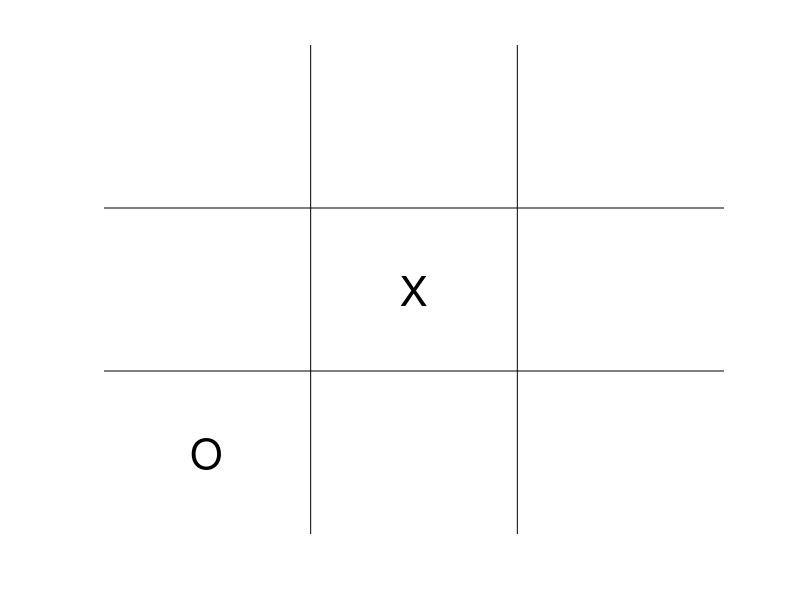

This chart was generated by the following MATLAB code:

%%%%%%%%%%%%%%%%%%%%%%%%%%%%%%%%%%%%%%%%%%%%%%%%%%%%%%%%%%%%%%%%%%%%%%%%%%
% Assignment 3: Tic Tac Toe Game
% Cassie Fileccia
% Due: September 30, 2019
%%%%%%%%%%%%%%%%%%%%%%%%%%%%%%%%%%%%%%%%%%%%%%%%%%%%%%%%%%%%%%%%%%%%%%%%%%

%This code allows a user to play a game of Tic Tac Toe against a computer

%%%%%%%%%%%%%%%%%%%%%%%%%%%%%%%%%%%%%%%%%%%%%%%%%%%%%%%%%%%%%%%%%%%%%%%%%%

%Reset Board
clc

%Welcome Message
%blah blah
%
%
%
%

figure('Name', 'Tic Tac Toe')
hold on
plot([.5 3.5],[1.5 1.5], 'k')
plot([.5 3.5],[2.5 2.5], 'k')
plot([1.5 1.5],[.5 3.5], 'k')
plot([2.5 2.5],[.5 3.5], 'k')
axis off
hold off

moves = [1:9]
usedMoves = []

%Player's 1st move
playerMove1 = input('Enter your move [1-9] :');

if ismember(playerMove1, moves)
else
    playerMove1 = input('Please pick an integer 1 through 9. Try again :')
end

if ismember(playerMove1, moves)
else
    disp('You''ve input an invalid number too many times. Game Over')
    return
end

if playerMove1 == 1
         x = 1
         y = 3
    elseif playerMove1 == 2
         x = 2
         y = 3
    elseif playerMove1 == 3
        x = 3
        y = 3
    elseif playerMove1 == 4
        x = 1
        y = 2
    elseif playerMove1 == 5
        x = 2
        y = 2
    elseif playerMove1 == 6
        x = 3
        y = 2
    elseif playerMove1 == 7
        x = 1
        y = 1
    elseif playerMove1 == 8
        x = 2
        y = 1
    elseif playerMove1 == 9
        x = 3
        y = 1
    end


text(x,y,'X','horizontalalignment','center','fontsize',30)

usedMoves = [usedMoves, playerMove1]
possMoves = setdiff(moves,usedMoves)

%Compuer's 1st move
cpuMove1 = randsample(possMoves, 1);

if cpuMove1 == 1
    x = 1
    y = 3
elseif cpuMove1 == 2
    x = 2
    y = 3
elseif cpuMove1 == 3
    x = 3
    y = 3
elseif cpuMove1 == 4
    x = 1
    y = 2
elseif cpuMove1 == 5
    x = 2
    y = 2
elseif cpuMove1 == 6
    x = 3
    y = 2
elseif cpuMove1 == 7
    x = 1
    y = 1
elseif cpuMove1 == 8
    x = 2
    y = 1
elseif cpuMove1 == 9
    x = 3
    y = 1
end

text(x,y,'O','horizontalalignment','center','fontsize',30)

usedMoves = [usedMoves, playerMove1, cpuMove1]
possMoves = setdiff(moves,usedMoves)

%Player's 2nd move
playerMove2 = input('Enter your move [1-9] ');

if ismember(playerMove2,usedMoves)
    disp('Please pick a spot that is not already taken.')
    playerMove2 = input('Enter your move [1-9] ');
end

if ismember(playerMove2,usedMoves)
    disp('You''ve messed up too many times. Game over.')
    return 
end

if ismember(playerMove2, moves)
else
    playerMove2 = input('Please pick an integer 1 through 9. Try again :')
end

if ismember(playerMove2, moves)
else
    disp('You''ve input an invalid number too many times. Game Over')
    return
end

if playerMove2 == 1
    x = 1
    y = 3
elseif playerMove2 == 2
    x = 2
    y = 3
elseif playerMove2 == 3
    x = 3
    y = 3
elseif playerMove2 == 4
    x = 1
    y = 2
elseif playerMove2 == 5
    x = 2
    y = 2
elseif playerMove2 == 6
    x = 3
    y = 2
elseif playerMove2 == 7
    x = 1
    y = 1
elseif playerMove2 == 8
    x = 2
    y = 1
elseif playerMove2 == 9
    x = 3
    y = 1
end

text(x,y,'X','horizontalalignment','center','fontsize',30)

usedMoves = [usedMoves, playerMove1, cpuMove1, playerMove2]
possMoves = setdiff(moves,usedMoves)

%Compuer's 2nd move
cpuMove2 = randsample(possMoves,1);

if cpuMove2 == 1
    x = 1
    y = 3
elseif cpuMove2 == 2
    x = 2
    y = 3
elseif cpuMove2 == 3
    x = 3
    y = 3
elseif cpuMove2 == 4
    x = 1
    y = 2
elseif cpuMove2 == 5
    x = 2
    y = 2
elseif cpuMove2 == 6
    x = 3
    y = 2
elseif cpuMove2 == 7
    x = 1
    y = 1
elseif cpuMove2 == 8
    x = 2
    y = 1
elseif cpuMove2 == 9
    x = 3
    y = 1
end

text(x,y,'O','horizontalalignment','center','fontsize',30)

usedMoves = [usedMoves, playerMove1, cpuMove1, playerMove2, cpuMove2]
possMoves = setdiff(moves,usedMoves)

%Player's 3rd move
playerMove3 = input('Enter your move [1-9] ');

if ismember(playerMove3,usedMoves)
    disp('Please pick a spot that is not already taken.')
    playerMove2 = input('Enter your move [1-9] ');
end

if ismember(playerMove3,usedMoves)
    disp('You''ve messed up too many times. Game over.')
    return 
end

if ismember(playerMove3, moves)
else
    playerMove3 = input('Please pick an integer 1 through 9. Try again :')
end

if ismember(playerMove3, moves)
else
    disp('You''ve input an invalid number too many times. Game Over')
    return
end

if playerMove3 == 1
    x = 1
    y = 3
elseif playerMove3 == 2
    x = 2
    y = 3
elseif playerMove3 == 3
    x = 3
    y = 3
elseif playerMove3 == 4
    x = 1
    y = 2
elseif playerMove3 == 5
    x = 2
    y = 2
elseif playerMove3 == 6
    x = 3
    y = 2
elseif playerMove3 == 7
    x = 1
    y = 1
elseif playerMove3 == 8
    x = 2
    y = 1
elseif playerMove3 == 9
    x = 3
    y = 1
end

text(x,y,'X','horizontalalignment','center','fontsize',30)

%Check win conditions
playerMoves = [playerMove1, playerMove2, playerMove3]

if ismember([1,2,3],playerMoves)
    disp('Congratuations! You Won!')
    return
elseif ismember([4,5,6],playerMoves)
     disp('Congratuations! You Won!')
    return
elseif ismember([7,8,9],playerMoves)
     disp('Congratuations! You Won!')
    return
elseif ismember([1,4,7],playerMoves)
     disp('Congratuations! You Won!')
    return
elseif ismember([2,5,8],playerMoves)
     disp('Congratuations! You Won!')
    return
elseif ismember([3,6,9],playerMoves)
     disp('Congratuations! You Won!')
    return
elseif ismember([1,5,9],playerMoves)
     disp('Congratuations! You Won!')
    return
elseif ismember([3,5,7],playerMoves)
     disp('Congratuations! You Won!')
    return
end

usedMoves = [usedMoves, playerMove1, cpuMove1, playerMove2, cpuMove2, playerMove3]
possMoves = setdiff(moves,usedMoves)

%Compuer's 3rd move
cpuMove3 = randsample(possMoves,1);

if cpuMove3 == 1
    x = 1
    y = 3
elseif cpuMove3 == 2
    x = 2
    y = 3
elseif cpuMove3 == 3
    x = 3
    y = 3
elseif cpuMove3 == 4
    x = 1
    y = 2
elseif cpuMove3 == 5
    x = 2
    y = 2
elseif cpuMove3 == 6
    x = 3
    y = 2
elseif cpuMove3 == 7
    x = 1
    y = 1
elseif cpuMove3 == 8
    x = 2
    y = 1
elseif cpuMove3 == 9
    x = 3
    y = 1
end

text(x,y,'O','horizontalalignment','center','fontsize',30)

%Check win conditions
cpuMoves = [cpuMove1, cpuMove2, cpuMove3]

if ismember([1,2,3],cpuMoves)
    disp('You lost. Better luck next time.')
    return
elseif ismember([4,5,6],cpuMoves)
     disp('You lost. Better luck next time.')
    return
elseif ismember([7,8,9],cpuMoves)
     disp('You lost. Better luck next time.')
    return
elseif ismember([1,4,7],cpuMoves)
     disp('You lost. Better luck next time.')
    return
elseif ismember([2,5,8],cpuMoves)
     disp('You lost. Better luck next time.')
    return
elseif ismember([3,6,9],cpuMoves)
     disp('You lost. Better luck next time.')
    return
elseif ismember([1,5,9],cpuMoves)
     disp('You lost. Better luck next time.')
    return
elseif ismember([3,5,7],cpuMoves)
     disp('You lost. Better luck next time.')
    return
end

usedMoves = [usedMoves, playerMove1, cpuMove1, playerMove2, cpuMove2, playerMove3, cpuMove3]
possMoves = setdiff(moves,usedMoves)


%Player's 4th move
playerMove4 = input('Enter your move [1-9] ');

if ismember(playerMove4,usedMoves)
    disp('Please pick a spot that is not already taken.')
    playerMove2 = input('Enter your move [1-9] ');
end

if ismember(playerMove4,usedMoves)
    disp('You''ve messed up too many times. Game over.')
    return 
end

if ismember(playerMove4, moves)
else
    playerMove4 = input('Please pick an integer 1 through 9. Try again :')
end

if ismember(playerMove4, moves)
else
    disp('You''ve input an invalid number too many times. Game Over')
    return
end

if playerMove4 == 1
    x = 1
    y = 3
elseif playerMove4 == 2
    x = 2
    y = 3
elseif playerMove4 == 3
    x = 3
    y = 3
elseif playerMove4 == 4
    x = 1
    y = 2
elseif playerMove4 == 5
    x = 2
    y = 2
elseif playerMove4 == 6
    x = 3
    y = 2
elseif playerMove4 == 7
    x = 1
    y = 1
elseif playerMove4 == 8
    x = 2
    y = 1
elseif playerMove4 == 9
    x = 3
    y = 1
end

text(x,y,'X','horizontalalignment','center','fontsize',30)

%Check win conditions

playerMoves = [playerMove1, playerMove2, playerMove3, playerMove4]

if ismember([1,2,3],playerMoves)
    disp('Congratuations! You Won!')
    return
elseif ismember([4,5,6],playerMoves)
     disp('Congratuations! You Won!')
    return
elseif ismember([7,8,9],playerMoves)
     disp('Congratuations! You Won!')
    return
elseif ismember([1,4,7],playerMoves)
     disp('Congratuations! You Won!')
    return
elseif ismember([2,5,8],playerMoves)
     disp('Congratuations! You Won!')
    return
elseif ismember([3,6,9],playerMoves)
     disp('Congratuations! You Won!')
    return
elseif ismember([1,5,9],playerMoves)
     disp('Congratuations! You Won!')
    return
elseif ismember([3,5,7],playerMoves)
     disp('Congratuations! You Won!')
    return
end

usedMoves = [usedMoves, playerMove1, cpuMove1, playerMove2, cpuMove2, playerMove3, cpuMove3, playerMove4]
possMoves = setdiff(moves,usedMoves)

%Compuer's 4th move
cpuMove4 = randsample(possMoves,1);

if cpuMove4== 1
    x = 1
    y = 3
elseif cpuMove4 == 2
    x = 2
    y = 3
elseif cpuMove4 == 3
    x = 3
    y = 3
elseif cpuMove4 == 4
    x = 1
    y = 2
elseif cpuMove4 == 5
    x = 2
    y = 2
elseif cpuMove4 == 6
    x = 3
    y = 2
elseif cpuMove4 == 7
    x = 1
    y = 1
elseif cpuMove4 == 8
    x = 2
    y = 1
elseif cpuMove4 == 9
    x = 3
    y = 1
end

text(x,y,'O','horizontalalignment','center','fontsize',30)

%Check win conditions
cpuMoves = [cpuMove1, cpuMove2, cpuMove3, cpuMove4]

if ismember([1,2,3],cpuMoves)
    disp('You lost. Better luck next time.')
    return
elseif ismember([4,5,6],cpuMoves)
     disp('You lost. Better luck next time.')
    return
elseif ismember([7,8,9],cpuMoves)
     disp('You lost. Better luck next time.')
    return
elseif ismember([1,4,7],cpuMoves)
     disp('You lost. Better luck next time.')
    return
elseif ismember([2,5,8],cpuMoves)
     disp('You lost. Better luck next time.')
    return
elseif ismember([3,6,9],cpuMoves)
     disp('You lost. Better luck next time.')
    return
elseif ismember([1,5,9],cpuMoves)
     disp('You lost. Better luck next time.')
    return
elseif ismember([3,5,7],cpuMoves)
     disp('You lost. Better luck next time.')
    return
end

usedMoves = [usedMoves, playerMove1, cpuMove1, playerMove2, cpuMove2, playerMove3, cpuMove3, playerMove4, cpuMove4]
possMoves = setdiff(moves,usedMoves)

%Player's 5th move
playerMove1 = input('Enter your move [1-9] ');

if ismember(playerMove2,usedMoves)
    disp('Please pick a spot that is not already taken.')
    playerMove2 = input('Enter your move [1-9] ');
end

if ismember(playerMove2,usedMoves)
    disp('You''ve messed up too many times. Game over.')
    return 
end

if ismember(playerMove5, moves)
else
    playerMove5 = input('Please pick an integer 1 through 9. Try again :')
end

if ismember(playerMove5, moves)
else
    disp('You''ve input an invalid number too many times. Game Over')
    return
end

if playerMove1 == 1
    x = 1
    y = 3
elseif playerMove1 == 2
    x = 2
    y = 3
elseif playerMove1 == 3
    x = 3
    y = 3
elseif playerMove1 == 4
    x = 1
    y = 2
elseif playerMove1 == 5
    x = 2
    y = 2
elseif playerMove1 == 6
    x = 3
    y = 2
elseif playerMove1 == 7
    x = 1
    y = 1
elseif playerMove1 == 8
    x = 2
    y = 1
elseif playerMove1 == 9
    x = 3
    y = 1
end

text(x,y,'X','horizontalalignment','center','fontsize',30)

%Check win conditions
playerMoves = [playerMove1, playerMove2, playerMove3, playerMove4, playerMove5]

if ismember([1,2,3],playerMoves)
    disp('Congratuations! You Won!')
    return
elseif ismember([4,5,6],playerMoves)
     disp('Congratuations! You Won!')
    return
elseif ismember([7,8,9],playerMoves)
     disp('Congratuations! You Won!')
    return
elseif ismember([1,4,7],playerMoves)
     disp('Congratuations! You Won!')
    return
elseif ismember([2,5,8],playerMoves)
     disp('Congratuations! You Won!')
    return
elseif ismember([3,6,9],playerMoves)
     disp('Congratuations! You Won!')
    return
elseif ismember([1,5,9],playerMoves)
     disp('Congratuations! You Won!')
    return
elseif ismember([3,5,7],playerMoves)
     disp('Congratuations! You Won!')
    return
end

disp('Cat''s game. Try again.')

    

